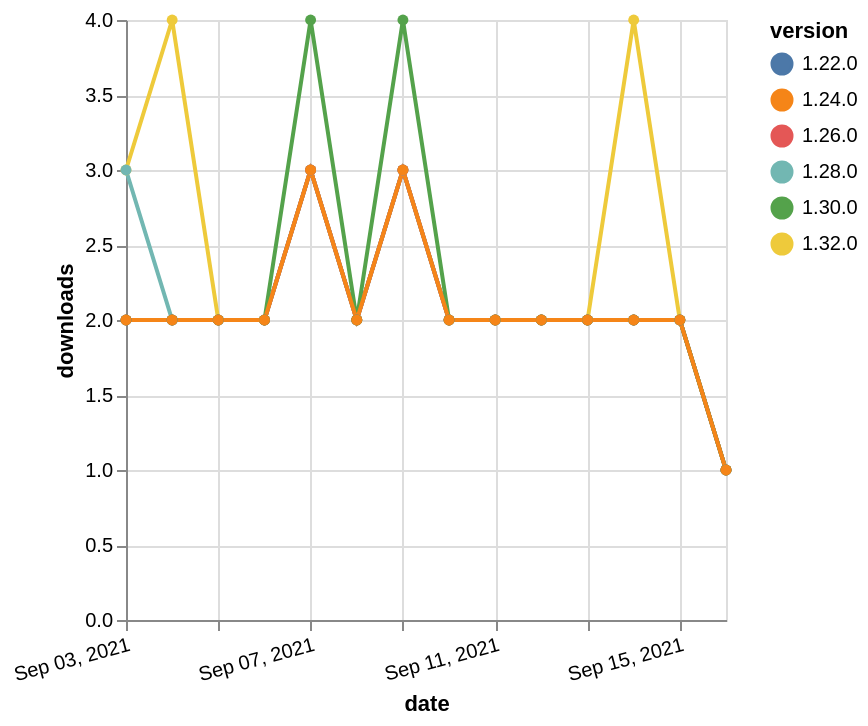

Write the Vega-Lite specification saved for this chart.
### Vega-Lite specification from a JSON file in a GitHub repository (floating-point values rounded to 4 significant figures)
{"$schema": "https://vega.github.io/schema/vega-lite/v5.json", "description": "A simple bar chart with embedded data.", "data": {"values": [{"date": "2021-09-03", "total": 224, "delta": 3, "version": "1.32.0"}, {"date": "2021-09-04", "total": 228, "delta": 4, "version": "1.32.0"}, {"date": "2021-09-05", "total": 230, "delta": 2, "version": "1.32.0"}, {"date": "2021-09-06", "total": 232, "delta": 2, "version": "1.32.0"}, {"date": "2021-09-07", "total": 235, "delta": 3, "version": "1.32.0"}, {"date": "2021-09-08", "total": 237, "delta": 2, "version": "1.32.0"}, {"date": "2021-09-09", "total": 240, "delta": 3, "version": "1.32.0"}, {"date": "2021-09-10", "total": 242, "delta": 2, "version": "1.32.0"}, {"date": "2021-09-11", "total": 244, "delta": 2, "version": "1.32.0"}, {"date": "2021-09-12", "total": 246, "delta": 2, "version": "1.32.0"}, {"date": "2021-09-13", "total": 248, "delta": 2, "version": "1.32.0"}, {"date": "2021-09-14", "total": 252, "delta": 4, "version": "1.32.0"}, {"date": "2021-09-15", "total": 254, "delta": 2, "version": "1.32.0"}, {"date": "2021-09-16", "total": 255, "delta": 1, "version": "1.32.0"}, {"date": "2021-09-03", "total": 2052, "delta": 2, "version": "1.22.0"}, {"date": "2021-09-04", "total": 2054, "delta": 2, "version": "1.22.0"}, {"date": "2021-09-05", "total": 2056, "delta": 2, "version": "1.22.0"}, {"date": "2021-09-06", "total": 2058, "delta": 2, "version": "1.22.0"}, {"date": "2021-09-07", "total": 2061, "delta": 3, "version": "1.22.0"}, {"date": "2021-09-08", "total": 2063, "delta": 2, "version": "1.22.0"}, {"date": "2021-09-09", "total": 2066, "delta": 3, "version": "1.22.0"}, {"date": "2021-09-10", "total": 2068, "delta": 2, "version": "1.22.0"}, {"date": "2021-09-11", "total": 2070, "delta": 2, "version": "1.22.0"}, {"date": "2021-09-12", "total": 2072, "delta": 2, "version": "1.22.0"}, {"date": "2021-09-13", "total": 2074, "delta": 2, "version": "1.22.0"}, {"date": "2021-09-14", "total": 2076, "delta": 2, "version": "1.22.0"}, {"date": "2021-09-15", "total": 2078, "delta": 2, "version": "1.22.0"}, {"date": "2021-09-16", "total": 2079, "delta": 1, "version": "1.22.0"}, {"date": "2021-09-03", "total": 1004, "delta": 3, "version": "1.28.0"}, {"date": "2021-09-04", "total": 1006, "delta": 2, "version": "1.28.0"}, {"date": "2021-09-05", "total": 1008, "delta": 2, "version": "1.28.0"}, {"date": "2021-09-06", "total": 1010, "delta": 2, "version": "1.28.0"}, {"date": "2021-09-07", "total": 1013, "delta": 3, "version": "1.28.0"}, {"date": "2021-09-08", "total": 1015, "delta": 2, "version": "1.28.0"}, {"date": "2021-09-09", "total": 1018, "delta": 3, "version": "1.28.0"}, {"date": "2021-09-10", "total": 1020, "delta": 2, "version": "1.28.0"}, {"date": "2021-09-11", "total": 1022, "delta": 2, "version": "1.28.0"}, {"date": "2021-09-12", "total": 1024, "delta": 2, "version": "1.28.0"}, {"date": "2021-09-13", "total": 1026, "delta": 2, "version": "1.28.0"}, {"date": "2021-09-14", "total": 1028, "delta": 2, "version": "1.28.0"}, {"date": "2021-09-15", "total": 1030, "delta": 2, "version": "1.28.0"}, {"date": "2021-09-16", "total": 1031, "delta": 1, "version": "1.28.0"}, {"date": "2021-09-03", "total": 1455, "delta": 2, "version": "1.26.0"}, {"date": "2021-09-04", "total": 1457, "delta": 2, "version": "1.26.0"}, {"date": "2021-09-05", "total": 1459, "delta": 2, "version": "1.26.0"}, {"date": "2021-09-06", "total": 1461, "delta": 2, "version": "1.26.0"}, {"date": "2021-09-07", "total": 1464, "delta": 3, "version": "1.26.0"}, {"date": "2021-09-08", "total": 1466, "delta": 2, "version": "1.26.0"}, {"date": "2021-09-09", "total": 1469, "delta": 3, "version": "1.26.0"}, {"date": "2021-09-10", "total": 1471, "delta": 2, "version": "1.26.0"}, {"date": "2021-09-11", "total": 1473, "delta": 2, "version": "1.26.0"}, {"date": "2021-09-12", "total": 1475, "delta": 2, "version": "1.26.0"}, {"date": "2021-09-13", "total": 1477, "delta": 2, "version": "1.26.0"}, {"date": "2021-09-14", "total": 1479, "delta": 2, "version": "1.26.0"}, {"date": "2021-09-15", "total": 1481, "delta": 2, "version": "1.26.0"}, {"date": "2021-09-16", "total": 1482, "delta": 1, "version": "1.26.0"}, {"date": "2021-09-03", "total": 707, "delta": 2, "version": "1.30.0"}, {"date": "2021-09-04", "total": 709, "delta": 2, "version": "1.30.0"}, {"date": "2021-09-05", "total": 711, "delta": 2, "version": "1.30.0"}, {"date": "2021-09-06", "total": 713, "delta": 2, "version": "1.30.0"}, {"date": "2021-09-07", "total": 717, "delta": 4, "version": "1.30.0"}, {"date": "2021-09-08", "total": 719, "delta": 2, "version": "1.30.0"}, {"date": "2021-09-09", "total": 723, "delta": 4, "version": "1.30.0"}, {"date": "2021-09-10", "total": 725, "delta": 2, "version": "1.30.0"}, {"date": "2021-09-11", "total": 727, "delta": 2, "version": "1.30.0"}, {"date": "2021-09-12", "total": 729, "delta": 2, "version": "1.30.0"}, {"date": "2021-09-13", "total": 731, "delta": 2, "version": "1.30.0"}, {"date": "2021-09-14", "total": 733, "delta": 2, "version": "1.30.0"}, {"date": "2021-09-15", "total": 735, "delta": 2, "version": "1.30.0"}, {"date": "2021-09-16", "total": 736, "delta": 1, "version": "1.30.0"}, {"date": "2021-09-03", "total": 1619, "delta": 2, "version": "1.24.0"}, {"date": "2021-09-04", "total": 1621, "delta": 2, "version": "1.24.0"}, {"date": "2021-09-05", "total": 1623, "delta": 2, "version": "1.24.0"}, {"date": "2021-09-06", "total": 1625, "delta": 2, "version": "1.24.0"}, {"date": "2021-09-07", "total": 1628, "delta": 3, "version": "1.24.0"}, {"date": "2021-09-08", "total": 1630, "delta": 2, "version": "1.24.0"}, {"date": "2021-09-09", "total": 1633, "delta": 3, "version": "1.24.0"}, {"date": "2021-09-10", "total": 1635, "delta": 2, "version": "1.24.0"}, {"date": "2021-09-11", "total": 1637, "delta": 2, "version": "1.24.0"}, {"date": "2021-09-12", "total": 1639, "delta": 2, "version": "1.24.0"}, {"date": "2021-09-13", "total": 1641, "delta": 2, "version": "1.24.0"}, {"date": "2021-09-14", "total": 1643, "delta": 2, "version": "1.24.0"}, {"date": "2021-09-15", "total": 1645, "delta": 2, "version": "1.24.0"}, {"date": "2021-09-16", "total": 1646, "delta": 1, "version": "1.24.0"}]}, "width": "container", "mark": {"type": "line", "point": {"filled": true}}, "encoding": {"x": {"field": "date", "type": "temporal", "timeUnit": "yearmonthdate", "title": "date", "axis": {"labelAngle": -15}}, "y": {"field": "delta", "type": "quantitative", "title": "downloads"}, "color": {"field": "version", "type": "nominal"}, "tooltip": {"field": "delta"}}}
